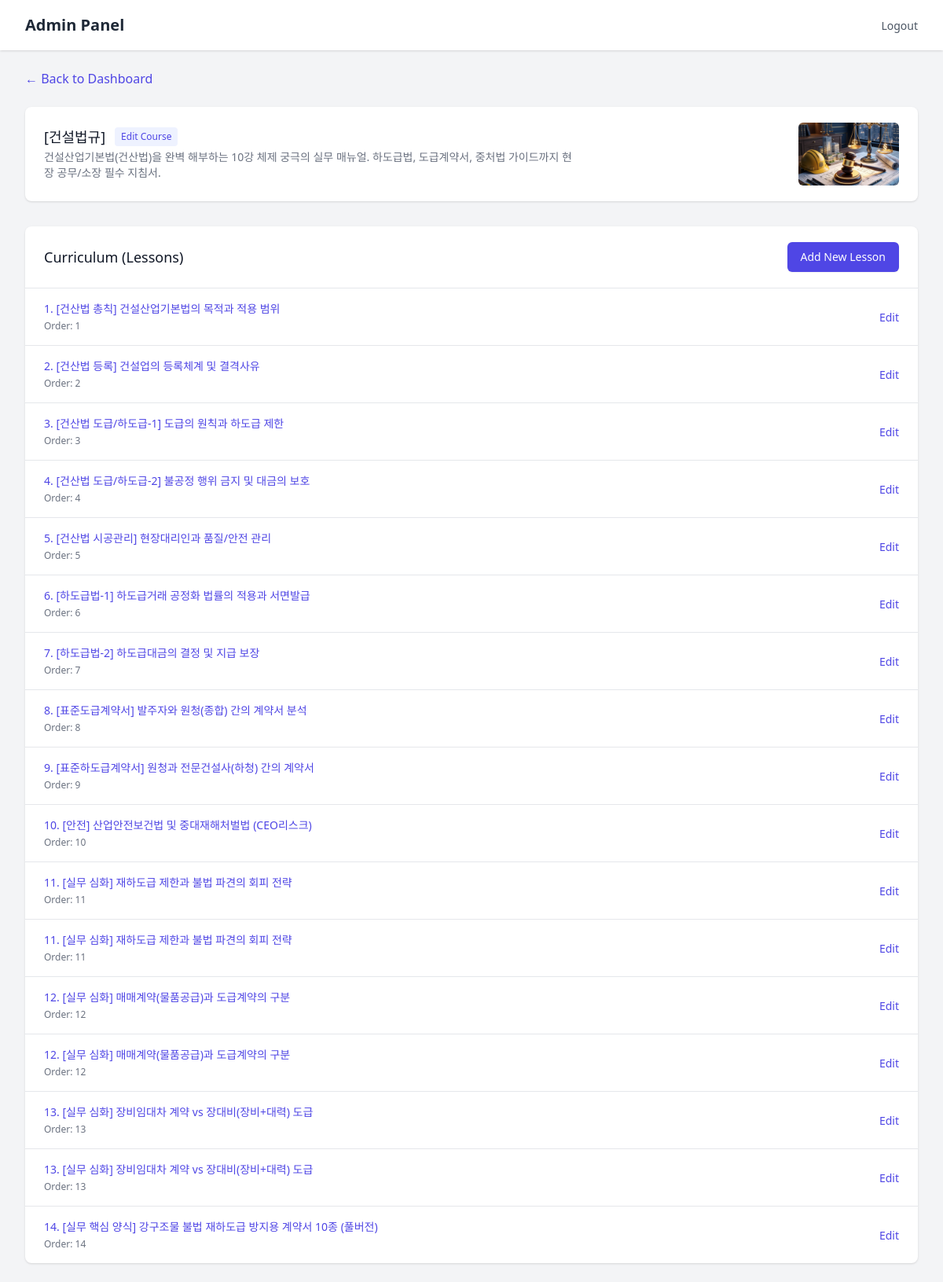
Before: /admin/courses/5 (signed in) with the older database file.
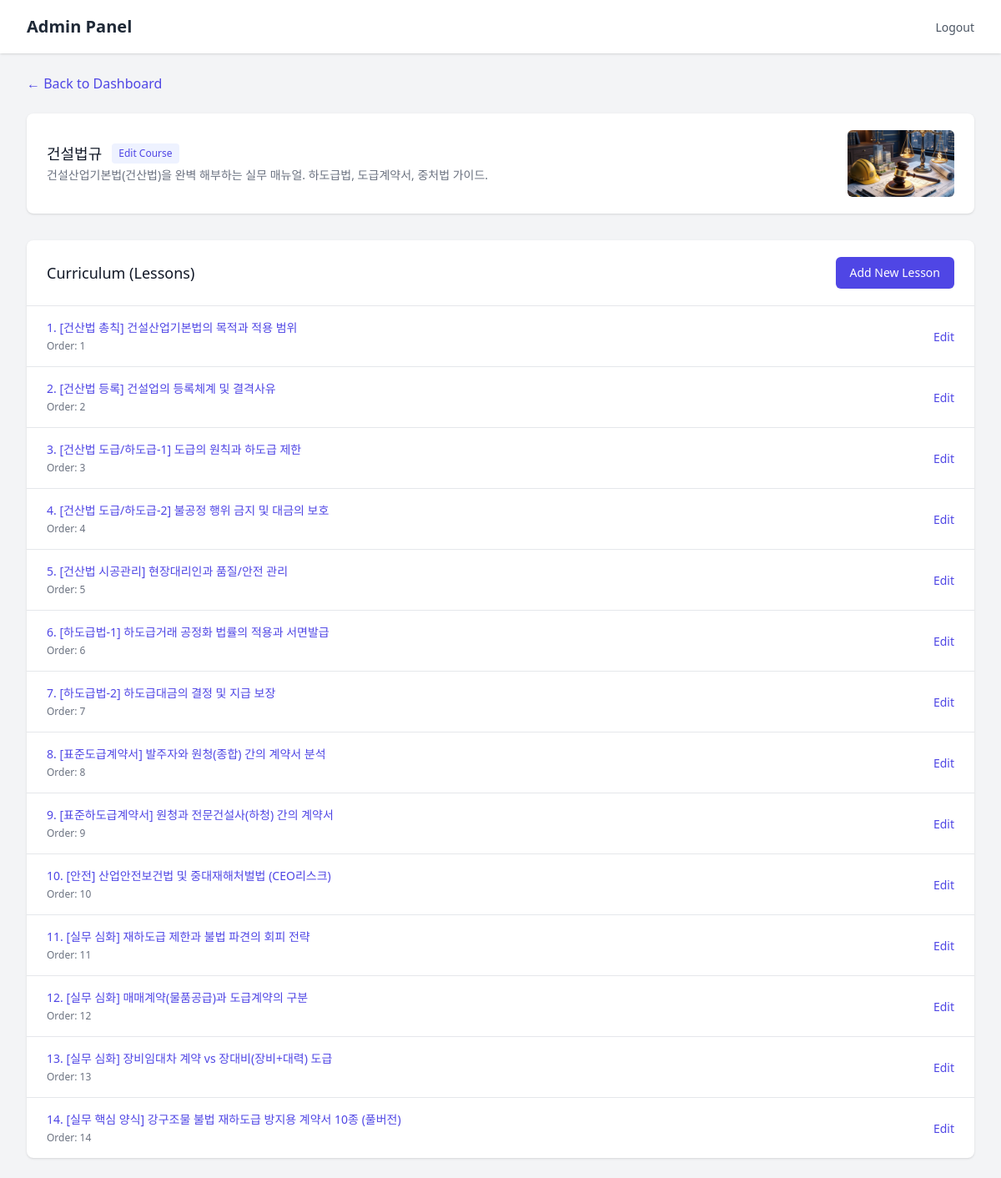
After: the same page with the newer database file.
### models/__init__.py (models this page shows)
class Course(SQLModel, table=True):
    id: Optional[int] = Field(default=None, primary_key=True)
    title: str
    description: Optional[str] = None
    thumbnail_url: Optional[str] = None
    category_id: Optional[int] = Field(default=None, foreign_key="category.id")
    category: Optional[Category] = Relationship(back_populates="courses")
    lessons: List["Lesson"] = Relationship(back_populates="course", cascade_delete=True)

class Lesson(SQLModel, table=True):
    id: Optional[int] = Field(default=None, primary_key=True)
    title: str
    content: str
    order: int = Field(default=0)
    course_id: Optional[int] = Field(default=None, foreign_key="course.id")
    course: Optional[Course] = Relationship(back_populates="lessons")

### routers/admin.py (the view)
@router.get("/courses/{course_id}")
def course_details(
    request: Request,
    course_id: int,
    user: User = Depends(get_current_admin_user),
    session: Session = Depends(get_session)
):
    course = session.get(Course, course_id)
    if not course:
        raise HTTPException(status_code=404, detail="Course not found")
    lessons = session.exec(select(Lesson).where(Lesson.course_id == course_id).order_by(Lesson.order)).all()
    return templates.TemplateResponse(
        request=request, name="admin/course_detail.html", context={"user": user, "course": course, "lessons": lessons}
    )

### templates/admin/course_detail.html (shortened to what this page needs)
{% extends "admin/base.html" %}
{% block content %}
<div class="mb-6">
    <a href="/admin" class="text-indigo-600 hover:text-indigo-900 transition flex items-center gap-1">
        &larr; Back to Dashboard
    </a>
</div>
<div class="bg-white shadow overflow-hidden sm:rounded-lg mb-8">
    <div class="px-4 py-5 sm:px-6 flex justify-between items-center">
        <div>
            <div class="flex items-center gap-3">
                <h3 class="text-lg leading-6 font-medium text-gray-900">{{ course.title }}</h3>
                <a href="/admin/courses/{{ course.id }}/edit"
                    class="text-xs font-medium text-indigo-600 bg-indigo-50 px-2 py-1 rounded hover:bg-indigo-100 transition">Edit
                    Course</a>
            </div>
            <p class="mt-1 max-w-2xl text-sm text-gray-500">{{ course.description }}</p>
        </div>
        {% if course.thumbnail_url %}
        <div class="flex-shrink-0 h-20 w-32 relative">
            <img class="h-20 w-32 object-cover rounded-md" src="{{ course.thumbnail_url }}" alt="Thumbnail">
        </div>
        {% endif %}
    </div>
</div>
<div class="bg-white shadow overflow-hidden sm:rounded-lg">
    <div class="px-4 py-5 sm:px-6 flex justify-between items-center border-b border-gray-200">
        <h3 class="text-lg leading-6 font-medium text-gray-900">Curriculum (Lessons)</h3>
        <a href="/admin/courses/{{ course.id }}/lessons/new"
            class="inline-flex items-center px-4 py-2 border border-transparent text-sm font-medium rounded-md shadow-sm text-white bg-indigo-600 hover:bg-indigo-700">
            Add New Lesson
        </a>
    </div>
    <ul role="list" class="divide-y divide-gray-200">
        {% if lessons %}
        {% for lesson in lessons %}
        <li>
            <div class="px-4 py-4 sm:px-6 hover:bg-gray-50 flex justify-between items-center">
                <div>
                    <p class="text-sm font-medium text-indigo-600 truncate">{{ lesson.title }}</p>
                    <p class="text-xs text-gray-500 mt-1">Order: {{ lesson.order }}</p>
                </div>
                <div>
                    <a href="/admin/courses/{{ course.id }}/lessons/{{ lesson.id }}/edit"
                        class="text-sm font-medium text-indigo-600 hover:text-indigo-900">Edit</a>
                </div>
            </div>
        </li>
        {% endfor %}
        {% else %}
        <li class="px-4 py-5 sm:px-6 text-center text-gray-500">No lessons added yet.</li>
        {% endif %}
    </ul>
</div>
{% endblock %}

Changed rows visible on the page:
removed Lesson: title "11. [실무 심화] 재하도급 제한과 불법 파견의 회피 전략", order "11"
removed Lesson: title "12. [실무 심화] 매매계약(물품공급)과 도급계약의 구분", order "12"
removed Lesson: title "13. [실무 심화] 장비임대차 계약 vs 장대비(장비+대력) 도급", order "13"
changed Course: title "[건설법규]" → "건설법규"; description "건설산업기본법(건산법)을 완벽 해부하는 10강 체제 궁극의 실무 매뉴얼. 하도급법, 도급계약서, 중처법 가이드까지 현장 공무/소장 필수 지침서." → "건설산업기본법(건산법)을 완벽 해부하는 실무 매뉴얼. 하도급법, 도급계약서, 중처법 가이드."
